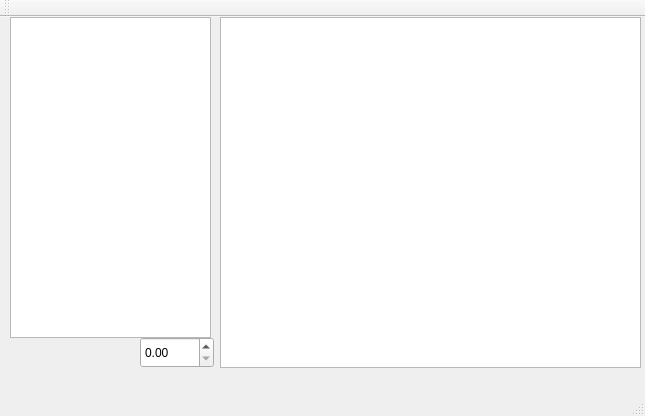
<?xml version="1.0" encoding="UTF-8"?>
<ui version="4.0">
 <class>MainWindow</class>
 <widget class="QMainWindow" name="MainWindow">
  <property name="geometry">
   <rect>
    <x>0</x>
    <y>0</y>
    <width>645</width>
    <height>416</height>
   </rect>
  </property>
  <property name="windowTitle">
   <string>MainWindow</string>
  </property>
  <widget class="QWidget" name="centralWidget">
   <widget class="QWidget" name="horizontalLayoutWidget">
    <property name="geometry">
     <rect>
      <x>10</x>
      <y>10</y>
      <width>2</width>
      <height>2</height>
     </rect>
    </property>
    <layout class="QHBoxLayout" name="horizontalLayout"/>
   </widget>
   <widget class="QGraphicsView" name="graphicsView">
    <property name="geometry">
     <rect>
      <x>220</x>
      <y>0</y>
      <width>421</width>
      <height>351</height>
     </rect>
    </property>
   </widget>
   <widget class="QTableWidget" name="tableWidget">
    <property name="geometry">
     <rect>
      <x>10</x>
      <y>0</y>
      <width>201</width>
      <height>321</height>
     </rect>
    </property>
   </widget>
   <widget class="QDoubleSpinBox" name="scaleSpinBox">
    <property name="geometry">
     <rect>
      <x>140</x>
      <y>320</y>
      <width>74</width>
      <height>31</height>
     </rect>
    </property>
   </widget>
  </widget>
  <widget class="QMenuBar" name="menuBar">
   <property name="geometry">
    <rect>
     <x>0</x>
     <y>0</y>
     <width>645</width>
     <height>27</height>
    </rect>
   </property>
  </widget>
  <widget class="QToolBar" name="mainToolBar">
   <attribute name="toolBarArea">
    <enum>TopToolBarArea</enum>
   </attribute>
   <attribute name="toolBarBreak">
    <bool>false</bool>
   </attribute>
  </widget>
  <widget class="QStatusBar" name="statusBar"/>
 </widget>
 <layoutdefault spacing="6" margin="11"/>
 <resources/>
 <connections/>
</ui>
